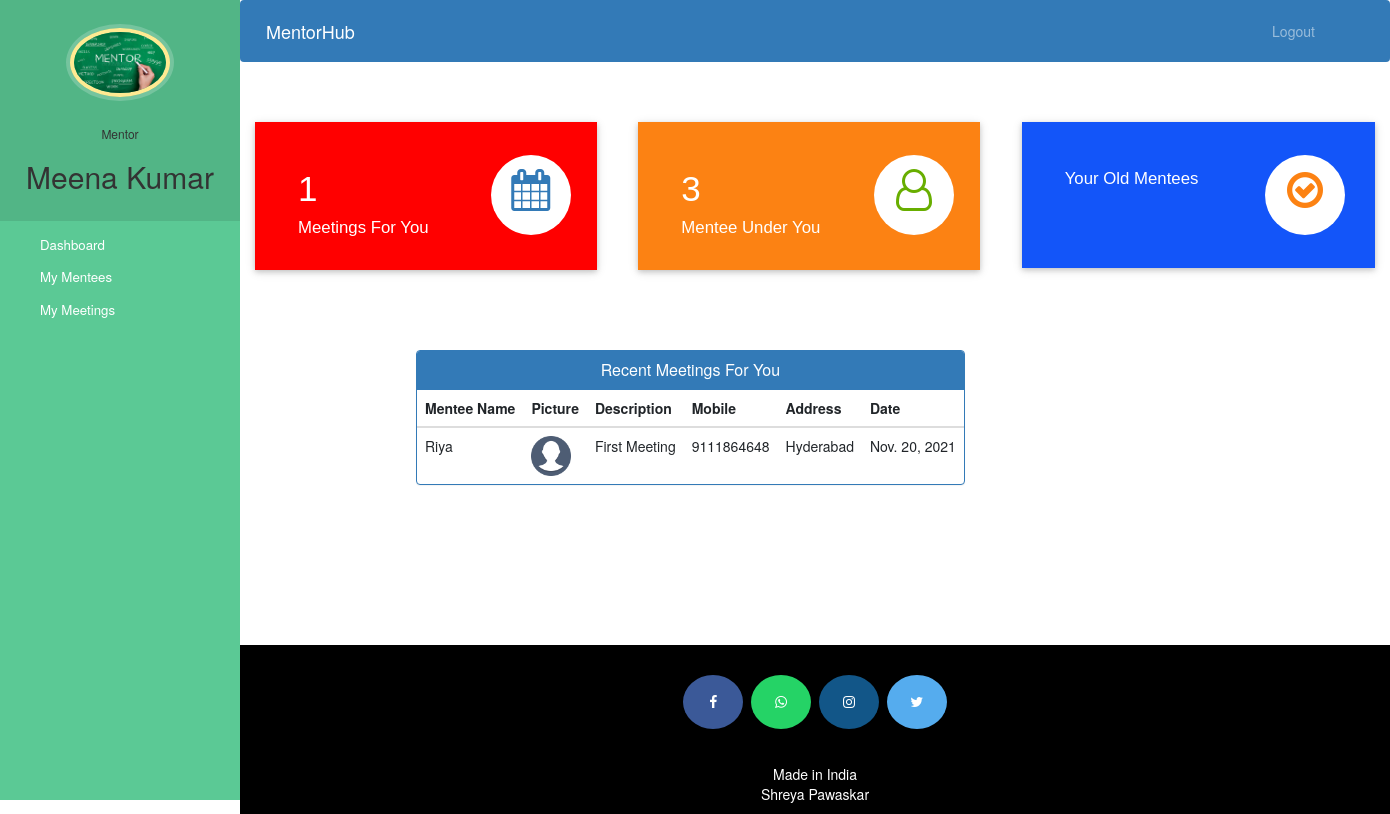
Page /mentor-dashboard (signed in) on the committed database.
### mentorship/models.py (models this page shows, shortened)
class Mentor(models.Model):
    user=models.OneToOneField(User,on_delete=models.CASCADE)
    profile_pic= models.ImageField(upload_to='profile_pic/MentorProfilePic/',null=True,blank=True)
    address = models.CharField(max_length=40)
    mobile = models.CharField(max_length=20,null=True)
    domain= models.CharField(max_length=50,choices=domains,default='Data Science')
    status=models.BooleanField(default=False)

class Appointment(models.Model):
    menteeId=models.PositiveIntegerField(null=True)
    mentorId=models.PositiveIntegerField(null=True)
    menteeName=models.CharField(max_length=40,null=True)
    mentorName=models.CharField(max_length=40,null=True)
    appointmentDate=models.DateField(auto_now=True)
    description=models.TextField(max_length=500)
    status=models.BooleanField(default=False)

class Mentee(models.Model):
    user=models.OneToOneField(User,on_delete=models.CASCADE)
    profile_pic= models.ImageField(upload_to='profile_pic/MenteeProfilePic/',null=True,blank=True)
    address = models.CharField(max_length=40)
    mobile = models.CharField(max_length=20,null=False)
    interests = models.CharField(max_length=100,null=False)
    assignedMentorId = models.PositiveIntegerField(null=True)
    admitDate=models.DateField(auto_now=True)
    status=models.BooleanField(default=False)

### mentorship/views.py (the view)
# urls.py: path('mentor-dashboard', views.mentor_dashboard_view,name='mentor-dashboard'),
@login_required(login_url='mentorlogin')
@user_passes_test(is_mentor)
def mentor_dashboard_view(request):
    menteecount=models.Mentee.objects.all().filter(status=True,assignedMentorId=request.user.id).count()
    appointmentcount=models.Appointment.objects.all().filter(status=True,mentorId=request.user.id).count()
    menteeexitd=models.MenteeExitDetails.objects.all().distinct().filter(assignedMentorName=request.user.first_name).count()
    appointments=models.Appointment.objects.all().filter(status=True,mentorId=request.user.id).order_by('-id')
    menteeid=[]
    for a in appointments:
        menteeid.append(a.menteeId)
    mentees=models.Mentee.objects.all().filter(status=True,user_id__in=menteeid).order_by('-id')
    appointments=zip(appointments,mentees)
    mydict={
    'menteecount':menteecount,
    'appointmentcount':appointmentcount,
    'menteeexitd':menteeexitd,
    'appointments':appointments,
    'mentor':models.Mentor.objects.get(user_id=request.user.id), #for profile picture of mentor in sidebar
    }
    return render(request,'mentorship/mentor_dashboard.html',context=mydict)

### mentorship/views.py (called while the page is built)
def is_mentor(user):
    return user.groups.filter(name='DOCTOR').exists()

### templates/mentorship/mentor_dashboard.html
{% extends 'mentorship/mentor_base.html' %}
{% load static %}
{% block content %}
{%include 'mentorship/mentor_dashboard_cards.html'%}
<br><br><br><br>
<div class="container">
  <div class="row">
    <div class="panel panel-primary" style="margin-left:15%;">
      <div class="panel-heading" style="text-align:center;">
        <h6 class="panel-title">Recent Meetings For You</h6>
      </div>
      <table class="table table-hover" id="dev-table">
        <thead>
          <tr>
            <th>Mentee Name</th>
            <th>Picture</th>
            <th>Description</th>
            <th>Mobile</th>
            <th>Address</th>
            <th>Date</th>
          </tr>
        </thead>
        {% for a,p in appointments %}
        <tr>
          <td>{{a.menteeName}}</td>
          <td> <img src="{% static p.profile_pic.url %}" alt="Profile Pic" height="40px" width="40px" /></td>
          <td>{{a.description}}</td>
          <td>{{p.mobile}}</td>
          <td>{{p.address}}</td>
          <td>{{a.appointmentDate}}</td>
        </tr>
        {% endfor %}
      </table>
    </div>
  </div>
</div>
{% endblock content %}

### templates/mentorship/mentor_base.html (shortened to what this page needs)
<!DOCTYPE html>
{% load static %}
<html lang="en">
<head>
  <link rel="stylesheet" href="https://stackpath.bootstrapcdn.com/bootstrap/4.3.1/css/bootstrap.min.css">
  <link rel="stylesheet" href="https://maxcdn.bootstrapcdn.com/font-awesome/4.7.0/css/font-awesome.min.css">
</head>
<body>
  <nav class="menu" tabindex="0">
    <header class="avatar">
      <img src="{% static mentor.profile_pic.url %}" alt="Profile Pic" />
      <br><br>
      <h6>Mentor</h6>
      <h2>{{request.user.first_name}} {{request.user.last_name}}</h2>
    </header>
    <ul>
      <li tabindex="0" class="icon-dashboard"> <a style="color:white; text-decoration:none;" href="/mentor-dashboard"><span>Dashboard</span></a> </li>
      <li tabindex="0" class="icon-users"> <a style="color:white; text-decoration:none;" href="/mentor-mentee"><span>My Mentees</span></a></li>
      <li tabindex="0" class="icon-calendar"> <a style="color:white; text-decoration:none;" href="/mentor-appointment"><span>My Meetings</span></a></li>
    </ul>
  </nav>
  <main>
    <div class="bs-example">
      <nav class="navbar navbar-expand-md  navbar-dark fixed-top" style="background:#337AB7;">
        <a href="/mentor-dashboard" class="navbar-brand">MentorHub</a>
        <div class="collapse navbar-collapse justify-content-between" id="navbarCollapse">
          <div class="navbar-nav" style=" margin-left: 90%;">
            <a href="/logout" class="nav-item nav-link">Logout</a>
          </div>
        </div>
      </nav>
    </div>
    <br><br>
    {% block content %}
    {% endblock content %}
    <br><br><br><br><br><br><br>
    <footer>
      <p>
        <a id="ftr" href="" class="fa fa-facebook"></a>
        <a id="ftr" href="" class="fa fa-whatsapp"></a>
        <a id="ftr" href="" class="fa fa-instagram"></a>
        <a id="ftr" href="" class="fa fa-twitter"></a>
      </p>
      <br>
      <div class="container">
        <div class="row">
          <div class="col-md-12 col-sm-12">
            <div style="color:#ffffff;" class="wow fadeInUp footer-copyright">
              <p>Made in India <br>
                Shreya Pawaskar</p>
            </div>
          </div>
        </div>
      </div>
    </footer>
  </main>
</body>
</html>

### templates/mentorship/mentor_base.html (style rules this page uses)
a:link { text-decoration: none; }
a { color: white; }
footer { padding: 0px 0px 0px 0px; background-color: black; margin: 0px; }
#ftr { padding: 20px; }
.fa { font-size: 23px; width: 60px; text-align: center; text-decoration: none; margin: 5px 2px; border-radius: 50%; }
.fa-facebook { background: #3B5998; color: white; margin-top: 30px; }
.fa-whatsapp { background: #25d366; color: white; }
.fa-twitter { background: #55ACEE; color: white; }
.fa-instagram { background: #125688; color: white; }
p { text-align: center; }
body { padding-left: 240px; }
main { position: relative; height: 100vh; }
.menu { background: #5bc995; height: 100vh; width: 240px; position: fixed; top: 0px; left: 0; z-index: 5; outline: none; }
.menu .avatar { background: rgba(0, 0, 0, 0.1); padding: 2em 0.5em; text-align: center; }
.menu .avatar img { width: 100px; border-radius: 50%; overflow: hidden; border: 4px solid #ffea92; box-shadow: 0 0 0 4px rgba(255, 255, 255, 0.2); }
.menu .avatar h2 { font-weight: normal; margin-bottom: 0; }
.menu ul { list-style: none; padding: 0.5em 0; margin: 0; }
.menu ul li { padding: 0.5em 1em 0.5em 3em; font-size: 0.95em; font-weight: regular; background-repeat: no-repeat; background-position: left 15px center; background-size: auto 20px; transition: all 0.15s linear; cursor: pointer; }
.menu ul li.icon-dashboard { background-image: url("https://cdn-icons-png.flaticon.com/512/26/26284.png"); }
.menu ul li.icon-users { background-image: url("https://cdn-icons-png.flaticon.com/512/26/26284.png"); }
.menu ul li.icon-calendar { background-image: url("https://cdn-icons-png.flaticon.com/512/26/26284.png"); }

### rows in the picture
Mentor: profile_pic (picture)
Appointment: menteeName "Riya", profile_pic (placeholder picture), description "First Meeting", mobile "9111864648", address "Hyderabad", appointmentDate "Nov. 20, 2021"

### other values in the picture
{{ request.user.first_name }} "Meena"
{{ request.user.last_name }} "Kumar"
{{ appointmentcount }} "1"
{{ menteecount }} "3"
